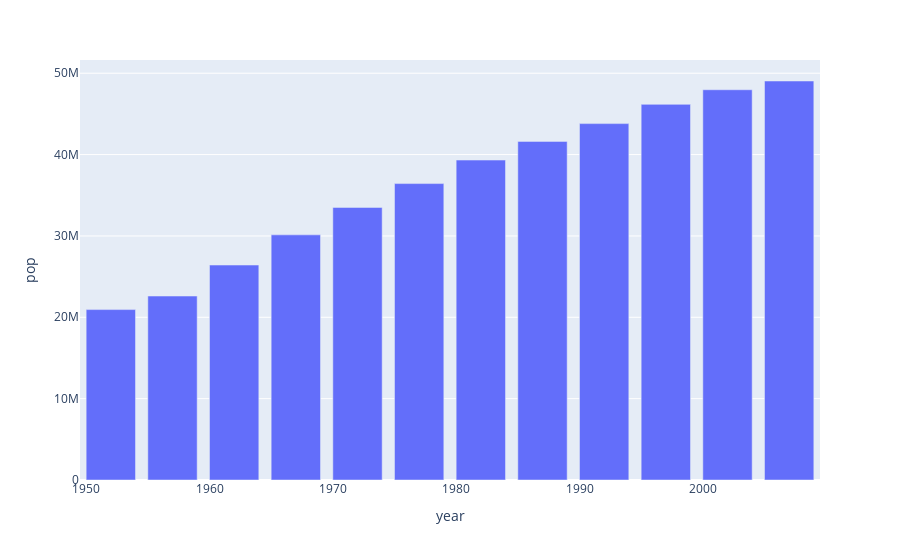

Notebook cell for this chart:
### Code cell
fig = px.bar(gapminder_korea, x= 'year',y='pop')
fig.show()

### Figure 1 — Plotly figure (JSON) as saved in the notebook; plotly's stock layout.template omitted (floating-point values rounded to 4 significant figures)
{"data": [{"alignmentgroup": "True", "hovertemplate": "year=%{x}<br>pop=%{y}<extra></extra>", "legendgroup": "", "marker": {"color": "#636efa", "pattern": {"shape": ""}}, "name": "", "offsetgroup": "", "orientation": "v", "showlegend": false, "textposition": "auto", "type": "bar", "x": [1952, 1957, 1962, 1967, 1972, 1977, 1982, 1987, 1992, 1997, 2002, 2007], "xaxis": "x", "y": [20947571, 22611552, 26420307, 30131000, 33505000, 36436000, 39326000, 41622000, 43805450, 46173816, 47969150, 49044790], "yaxis": "y"}], "layout": {"barmode": "relative", "legend": {"tracegroupgap": 0}, "margin": {"t": 60}, "xaxis": {"anchor": "y", "domain": [0, 1], "title": {"text": "year"}}, "yaxis": {"anchor": "x", "domain": [0, 1], "title": {"text": "pop"}}}}
